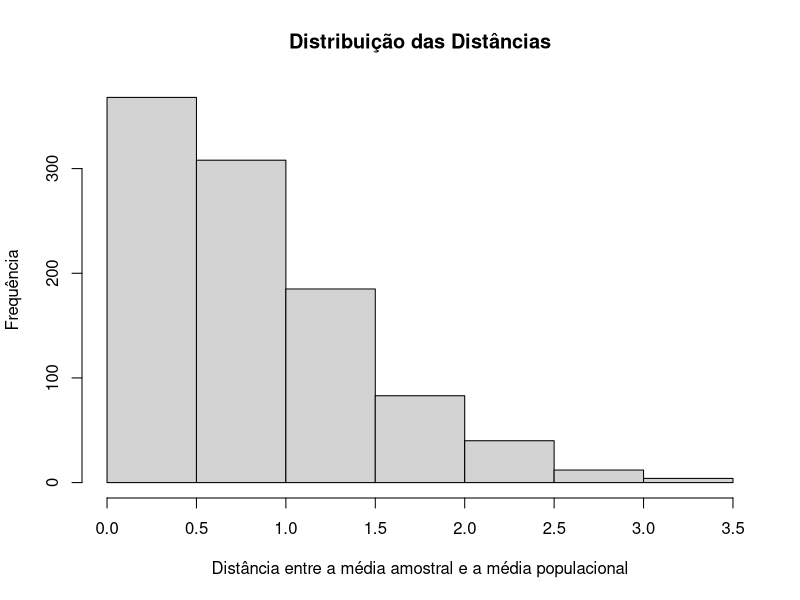

Write R code to recreate this figure.
## ---- chunk 1
# Selecionando as colunas mpg, hp e wt
dados <- mtcars[, c("mpg", "hp", "wt")]

# Calculando o valor máximo de cada coluna
resultado <- apply(dados, 2, max)

# Exibindo o resultado
resultado

## ---- chunk 2

# Criando uma lista com três vetores numéricos
lista <- list(
  c(4, 9, 16),
  c(25, 36),
  c(49, 64, 81, 100)
)

# Calculando a raiz quadrada de todos os elementos
resultado <- lapply(lista, sqrt)

# Exibindo o resultado
resultado

## ---- chunk 3

# Utilizando a lista criada no Exercício 2
lista <- list(
  c(4, 9, 16),
  c(25, 36),
  c(49, 64, 81, 100)
)

# Extraindo o primeiro elemento de cada vetor
resultado <- sapply(lista, function(x) x[1])

# Exibindo o resultado
resultado

## ---- chunk 4

# Calculando o desvio padrão de Petal.Length
# para cada espécie
resultado <- tapply(
  iris$Petal.Length,
  iris$Species,
  sd
)

# Exibindo o resultado
resultado


## ---- chunk 5

# Criando a função
simula <- function(n, mean, sigma) {
  
  # Gerando uma amostra da distribuição normal
  amostra <- rnorm(n, mean = mean, sd = sigma)
  
  # Calculando a média da amostra
  media_amostra <- mean(amostra)
  
  # Calculando a distância entre a média amostral e a média informada
  distancia <- abs(media_amostra - mean)
  
  # Retornando a distância
  return(distancia)
}


# Repetindo a simulação 1000 vezes
# Aqui foi utilizado n = 100, mean = 50 e sigma = 10
resultados <- replicate(
  1000,
  simula(100, 50, 10)
)


# Calculando a média dos resultados
media_resultados <- mean(resultados)

# Calculando o desvio padrão dos resultados
desvio_padrao_resultados <- sd(resultados)

# Exibindo a média
media_resultados

# Exibindo o desvio padrão
desvio_padrao_resultados


# Construindo o histograma
hist(
  resultados,
  main = "Distribuição das Distâncias",
  xlab = "Distância entre a média amostral e a média populacional",
  ylab = "Frequência"
)
